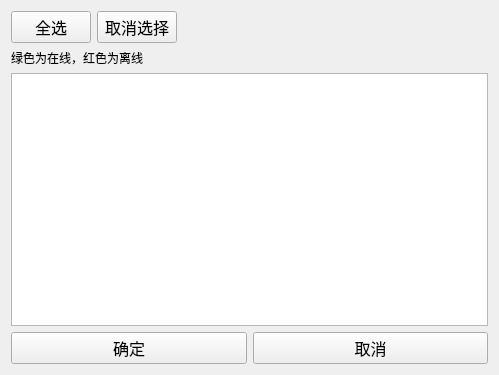
<?xml version="1.0" encoding="UTF-8"?>
<ui version="4.0">
 <class>share</class>
 <widget class="QWidget" name="share">
  <property name="geometry">
   <rect>
    <x>0</x>
    <y>0</y>
    <width>499</width>
    <height>375</height>
   </rect>
  </property>
  <property name="windowTitle">
   <string>Form</string>
  </property>
  <layout class="QHBoxLayout" name="horizontalLayout_3">
   <item>
    <layout class="QVBoxLayout" name="verticalLayout">
     <item>
      <layout class="QHBoxLayout" name="horizontalLayout">
       <item>
        <widget class="QPushButton" name="m_btn_chooseAll">
         <property name="font">
          <font>
           <pointsize>12</pointsize>
          </font>
         </property>
         <property name="text">
          <string>全选</string>
         </property>
        </widget>
       </item>
       <item>
        <widget class="QPushButton" name="m_btn_delChoose">
         <property name="font">
          <font>
           <pointsize>12</pointsize>
          </font>
         </property>
         <property name="text">
          <string>取消选择</string>
         </property>
        </widget>
       </item>
       <item>
        <spacer name="horizontalSpacer">
         <property name="orientation">
          <enum>Qt::Orientation::Horizontal</enum>
         </property>
         <property name="sizeHint" stdset="0">
          <size>
           <width>40</width>
           <height>20</height>
          </size>
         </property>
        </spacer>
       </item>
      </layout>
     </item>
     <item>
      <widget class="QLabel" name="label">
       <property name="text">
        <string>绿色为在线，红色为离线</string>
       </property>
      </widget>
     </item>
     <item>
      <widget class="QListWidget" name="m_lw_sharedObject"/>
     </item>
     <item>
      <layout class="QHBoxLayout" name="horizontalLayout_2">
       <item>
        <widget class="QPushButton" name="m_btn_ok">
         <property name="font">
          <font>
           <pointsize>12</pointsize>
          </font>
         </property>
         <property name="text">
          <string>确定</string>
         </property>
        </widget>
       </item>
       <item>
        <widget class="QPushButton" name="m_btn_cancel">
         <property name="font">
          <font>
           <pointsize>12</pointsize>
          </font>
         </property>
         <property name="text">
          <string>取消</string>
         </property>
        </widget>
       </item>
      </layout>
     </item>
    </layout>
   </item>
  </layout>
 </widget>
 <resources/>
 <connections/>
</ui>
